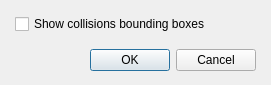
<?xml version="1.0" encoding="UTF-8"?>
<ui version="4.0">
 <class>DialogDebugOptions</class>
 <widget class="QDialog" name="DialogDebugOptions">
  <property name="geometry">
   <rect>
    <x>0</x>
    <y>0</y>
    <width>271</width>
    <height>85</height>
   </rect>
  </property>
  <property name="windowTitle">
   <string>Debug options</string>
  </property>
  <layout class="QGridLayout" name="gridLayout">
   <property name="leftMargin">
    <number>15</number>
   </property>
   <property name="topMargin">
    <number>10</number>
   </property>
   <property name="rightMargin">
    <number>15</number>
   </property>
   <property name="bottomMargin">
    <number>10</number>
   </property>
   <item row="0" column="0">
    <layout class="QVBoxLayout" name="verticalLayout">
     <property name="spacing">
      <number>15</number>
     </property>
     <item>
      <widget class="QCheckBox" name="checkBoxBB">
       <property name="text">
        <string>Show collisions bounding boxes</string>
       </property>
      </widget>
     </item>
     <item>
      <widget class="QDialogButtonBox" name="buttonBox">
       <property name="orientation">
        <enum>Qt::Horizontal</enum>
       </property>
       <property name="standardButtons">
        <set>QDialogButtonBox::Cancel|QDialogButtonBox::Ok</set>
       </property>
      </widget>
     </item>
    </layout>
   </item>
  </layout>
 </widget>
 <resources/>
 <connections>
  <connection>
   <sender>buttonBox</sender>
   <signal>accepted()</signal>
   <receiver>DialogDebugOptions</receiver>
   <slot>accept()</slot>
   <hints>
    <hint type="sourcelabel">
     <x>248</x>
     <y>254</y>
    </hint>
    <hint type="destinationlabel">
     <x>157</x>
     <y>274</y>
    </hint>
   </hints>
  </connection>
  <connection>
   <sender>buttonBox</sender>
   <signal>rejected()</signal>
   <receiver>DialogDebugOptions</receiver>
   <slot>reject()</slot>
   <hints>
    <hint type="sourcelabel">
     <x>316</x>
     <y>260</y>
    </hint>
    <hint type="destinationlabel">
     <x>286</x>
     <y>274</y>
    </hint>
   </hints>
  </connection>
 </connections>
</ui>
